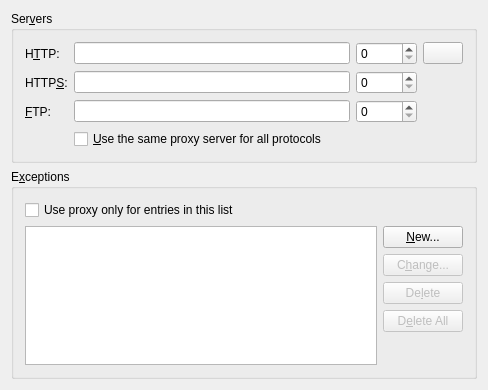
<ui version="4.0" >
 <class>ManualProxyDlgUI</class>
 <widget class="QWidget" name="ManualProxyDlgUI" >
  <property name="geometry" >
   <rect>
    <x>0</x>
    <y>0</y>
    <width>488</width>
    <height>390</height>
   </rect>
  </property>
  <layout class="QVBoxLayout" >
   <item>
    <widget class="QGroupBox" name="gbServers" >
     <property name="title" >
      <string>Ser&amp;vers</string>
     </property>
     <layout class="QGridLayout" >
      <item row="2" column="0" >
       <widget class="QLabel" name="lbFtp" >
        <property name="sizePolicy" >
         <sizepolicy vsizetype="Preferred" hsizetype="Fixed" >
          <horstretch>0</horstretch>
          <verstretch>0</verstretch>
         </sizepolicy>
        </property>
        <property name="text" >
         <string>&amp;FTP:</string>
        </property>
        <property name="wordWrap" >
         <bool>false</bool>
        </property>
        <property name="buddy" >
         <cstring>leFtp</cstring>
        </property>
       </widget>
      </item>
      <item row="1" column="0" >
       <widget class="QLabel" name="lbHttps" >
        <property name="sizePolicy" >
         <sizepolicy vsizetype="Preferred" hsizetype="Fixed" >
          <horstretch>0</horstretch>
          <verstretch>0</verstretch>
         </sizepolicy>
        </property>
        <property name="text" >
         <string>HTTP&amp;S:</string>
        </property>
        <property name="wordWrap" >
         <bool>false</bool>
        </property>
        <property name="buddy" >
         <cstring>leHttps</cstring>
        </property>
       </widget>
      </item>
      <item row="0" column="0" >
       <widget class="QLabel" name="lbHttp" >
        <property name="sizePolicy" >
         <sizepolicy vsizetype="Preferred" hsizetype="Fixed" >
          <horstretch>0</horstretch>
          <verstretch>0</verstretch>
         </sizepolicy>
        </property>
        <property name="text" >
         <string>H&amp;TTP:</string>
        </property>
        <property name="wordWrap" >
         <bool>false</bool>
        </property>
        <property name="buddy" >
         <cstring>leHttp</cstring>
        </property>
       </widget>
      </item>
      <item row="0" column="1" >
       <widget class="KLineEdit" name="leHttp" >
        <property name="whatsThis" >
         <string>Enter the address of the HTTP proxy server.</string>
        </property>
       </widget>
      </item>
      <item row="1" column="1" >
       <widget class="KLineEdit" name="leHttps" >
        <property name="whatsThis" >
         <string>Enter the address of the HTTPS proxy server.</string>
        </property>
       </widget>
      </item>
      <item row="2" column="1" >
       <widget class="KLineEdit" name="leFtp" >
        <property name="whatsThis" >
         <string>Enter the address of the FTP proxy server.</string>
        </property>
       </widget>
      </item>
      <item row="2" column="2" >
       <widget class="KIntSpinBox" name="sbFtp" >
        <property name="whatsThis" >
         <string>Enter the port number of the FTP proxy server. Default 8080. Another common value is 3128.</string>
        </property>
        <property name="maximum" >
         <number>65536</number>
        </property>
       </widget>
      </item>
      <item row="1" column="2" >
       <widget class="KIntSpinBox" name="sbHttps" >
        <property name="whatsThis" >
         <string>Enter the port number of the HTTP proxy server. Default is 8080. Another common value is 3128.</string>
        </property>
        <property name="maximum" >
         <number>65536</number>
        </property>
       </widget>
      </item>
      <item row="0" column="2" >
       <widget class="KIntSpinBox" name="sbHttp" >
        <property name="maximumSize" >
         <size>
          <width>32767</width>
          <height>32767</height>
         </size>
        </property>
        <property name="whatsThis" >
         <string>Enter the port number of the HTTP proxy server. Default is 8080. Another common value is 3128.</string>
        </property>
        <property name="maximum" >
         <number>65536</number>
        </property>
       </widget>
      </item>
      <item row="3" column="1" colspan="2" >
       <widget class="QCheckBox" name="cbSameProxy" >
        <property name="text" >
         <string>&amp;Use the same proxy server for all protocols</string>
        </property>
       </widget>
      </item>
      <item row="0" column="3" >
       <widget class="QPushButton" name="pbCopyDown" >
        <property name="text" >
         <string/>
        </property>
       </widget>
      </item>
     </layout>
    </widget>
   </item>
   <item>
    <widget class="QGroupBox" name="gbExceptions" >
     <property name="title" >
      <string>E&amp;xceptions</string>
     </property>
     <layout class="QVBoxLayout" >
      <item>
       <widget class="QCheckBox" name="cbReverseProxy" >
        <property name="whatsThis" >
         <string>&lt;qt>
Reverse the use of the exception list. Checking this box will result in the proxy servers being used only when the requested URL matches one of the addresses listed here.&lt;p>This feature is useful if all you want or need is to use a proxy server  for a few specific sites.&lt;p>If you have more complex requirements you might want to use a configuration script.
&lt;/qt></string>
        </property>
        <property name="text" >
         <string>Use proxy only for entries in this list</string>
        </property>
       </widget>
      </item>
      <item>
       <layout class="QGridLayout" >
        <property name="leftMargin" >
         <number>0</number>
        </property>
        <property name="topMargin" >
         <number>0</number>
        </property>
        <property name="rightMargin" >
         <number>0</number>
        </property>
        <property name="bottomMargin" >
         <number>0</number>
        </property>
        <item row="3" column="1" >
         <widget class="QPushButton" name="pbDeleteAll" >
          <property name="enabled" >
           <bool>false</bool>
          </property>
          <property name="whatsThis" >
           <string>Remove all proxy exception addresses from the list.</string>
          </property>
          <property name="text" >
           <string>D&amp;elete All</string>
          </property>
         </widget>
        </item>
        <item row="2" column="1" >
         <widget class="QPushButton" name="pbDelete" >
          <property name="enabled" >
           <bool>false</bool>
          </property>
          <property name="whatsThis" >
           <string>Remove the selected proxy exception address from the list.</string>
          </property>
          <property name="text" >
           <string>De&amp;lete</string>
          </property>
         </widget>
        </item>
        <item row="0" column="1" >
         <widget class="QPushButton" name="pbNew" >
          <property name="whatsThis" >
           <string>Add new proxy exception address to the list.</string>
          </property>
          <property name="text" >
           <string>&amp;New...</string>
          </property>
         </widget>
        </item>
        <item row="1" column="1" >
         <widget class="QPushButton" name="pbChange" >
          <property name="enabled" >
           <bool>false</bool>
          </property>
          <property name="whatsThis" >
           <string>Change the selected proxy exception address.</string>
          </property>
          <property name="text" >
           <string>C&amp;hange...</string>
          </property>
         </widget>
        </item>
        <item row="4" column="1" >
         <spacer>
          <property name="orientation" >
           <enum>Qt::Vertical</enum>
          </property>
          <property name="sizeType" >
           <enum>QSizePolicy::Expanding</enum>
          </property>
          <property name="sizeHint" >
           <size>
            <width>20</width>
            <height>114</height>
           </size>
          </property>
         </spacer>
        </item>
        <item rowspan="5" row="0" column="0" >
         <widget class="KListWidget" name="lbExceptions" />
        </item>
       </layout>
      </item>
     </layout>
    </widget>
   </item>
  </layout>
 </widget>
 <layoutdefault spacing="6" margin="11" />
 <pixmapfunction>qPixmapFromMimeSource</pixmapfunction>
 <customwidgets>
  <customwidget>
   <class>KIntSpinBox</class>
   <extends>QSpinBox</extends>
   <header>knuminput.h</header>
  </customwidget>
  <customwidget>
   <class>KLineEdit</class>
   <extends>QLineEdit</extends>
   <header>klineedit.h</header>
  </customwidget>
  <customwidget>
   <class>KListWidget</class>
   <extends>QListWidget</extends>
   <header>klistwidget.h</header>
  </customwidget>
 </customwidgets>
 <tabstops>
  <tabstop>leHttp</tabstop>
  <tabstop>sbHttp</tabstop>
  <tabstop>leHttps</tabstop>
  <tabstop>sbHttps</tabstop>
  <tabstop>leFtp</tabstop>
  <tabstop>sbFtp</tabstop>
  <tabstop>cbSameProxy</tabstop>
  <tabstop>pbCopyDown</tabstop>
  <tabstop>cbReverseProxy</tabstop>
  <tabstop>pbNew</tabstop>
  <tabstop>pbChange</tabstop>
  <tabstop>pbDelete</tabstop>
  <tabstop>pbDeleteAll</tabstop>
 </tabstops>
 <resources/>
 <connections/>
</ui>
